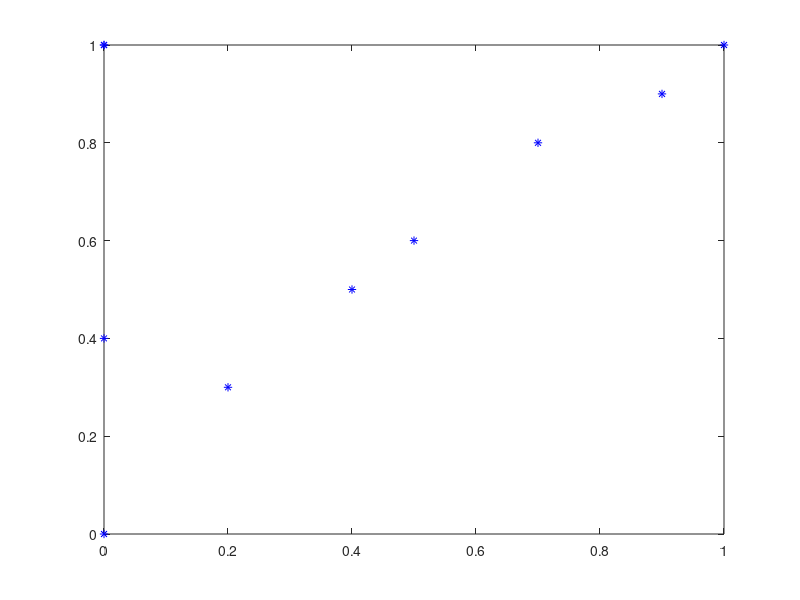

MATLAB code to generate this figure: (Note: this script raises an error after producing the figure.)
% author: Colm Seale
% course: IN4085 - Pattern Recognition
% exercise 1.2.1

% 1.6

x1 = [
    0.2, 0.3, 0.4;
    1, 1, 0.3;
    0, 0, 0;
    0.4, 0.5, 0.6;
    0.9, 0.9, 0.1;
    0.7, 0.8, 0.2;
    0, 1, 0.5;
    0, 1, 0.3;
    0, 0.4, 0.2;
    0.5, 0.6, 0.5
    ]

mu_col = mean(x1)
mu_row = mean(x1') % transpose of mu
rho1 = std(x1)

% 1.7

plot(x1(:,1),x1(:,2),'b*');


% 1.8

labels1 = ['1';'2';'1';'1';'2';'2';'1';'1';'1';'2']

a1 = prdataset(x1,labels1)

% 1.9

b1 = boomerangs(10)

scatterd(b1)
scatterd(b1(:, [2,3])); % features 2,3
scatterd(b1, 3) % 3D
scatterd(b1, 'legend'); % with legend


% exercise 1.2.2

% 1.10

% 11kHz, 11,000 cycles per second, 5 seconds, 55,000 data points
% Each speaker is an object, with a labeled dataset
% perhaps we need to use a sliding window and create features at each
% window point, after that, we need to decide on the appropriate algorithm
% in order to classify the sequence. Do we need some form of memory or is
% each sample taken in isolation


% exercise 1.2.3

% 1.11
obj = kimia_images
x = im_features(obj,obj,{'Area','Perimeter','Eccentricity'});
+x


featset = seldat(x, [3,16])
featset = double(featset)

a = kimia_images
b = seldat(a, [3,16]) % select 3 classes and 16
show(b)

c = data2im(b, 13) % select image 13
figure;
imagesc(c); % show the image
colormap gray % apply gray colormap

scatterd(x, 'legend')


% 1.12

delfigs
obj1 = kimia_images
obj1 = seldat(obj1, [3:3:18]);
figure(1);
show(obj1);
% put in square box
obj2 = im_box(obj1, 0, 1)
figure(2);
show(obj2);
% rotate to same orientation
obj3 = im_rotate(obj2);
figure(3);
show(obj3);
% resize to 20x20 pixels
obj4 = im_resize(obj3, [30, 30]);
figure(4);
show(obj4);
% put in another square box
obj5 = im_box(obj4, 1, 0);
figure(5);
show(obj5);

showfigs

help('im_rotate')

struct(obj1)

% 1.13

obj = seldat(obj5, 2) % just use 2 class
figure(1) % show data
show(obj)
mean_set2 = im_mean(obj)  % measure (x,y) of centers of gravity
mean_data = double(mean_set2) % convert them (unpack)

hist(mean_data)
scatterd(mean_data); hold on;


obj = seldat(obj5, 3) % use 3 class
mean_set2 = im_mean(obj)  % measure (x,y) of centers of gravity
mean_data2 = double(mean_set2) % convert them (unpack)

scatterd(mean_data2)







